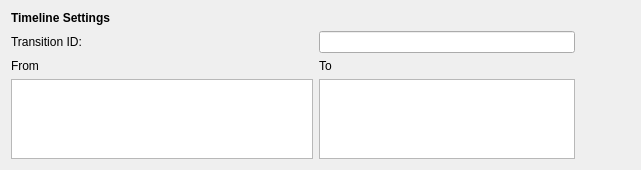
<?xml version="1.0" encoding="UTF-8"?>
<ui version="4.0">
 <class>QmlDesigner::TransitionForm</class>
 <widget class="QWidget" name="QmlDesigner::TransitionForm">
  <property name="geometry">
   <rect>
    <x>0</x>
    <y>0</y>
    <width>641</width>
    <height>170</height>
   </rect>
  </property>
  <layout class="QGridLayout" name="gridLayout">
   <item row="0" column="0">
    <widget class="QLabel" name="label">
     <property name="minimumSize">
      <size>
       <width>160</width>
       <height>0</height>
      </size>
     </property>
     <property name="font">
      <font>
       <weight>75</weight>
       <bold>true</bold>
      </font>
     </property>
     <property name="text">
      <string>Timeline Settings</string>
     </property>
    </widget>
   </item>
   <item row="3" column="1" colspan="2">
    <widget class="QListWidget" name="listWidgetTo"/>
   </item>
   <item row="1" column="0">
    <widget class="QLabel" name="label_5">
     <property name="text">
      <string>Transition ID:</string>
     </property>
     <property name="alignment">
      <set>Qt::AlignLeading|Qt::AlignLeft|Qt::AlignVCenter</set>
     </property>
    </widget>
   </item>
   <item row="1" column="3" colspan="2">
    <spacer name="horizontalSpacer_11">
     <property name="orientation">
      <enum>Qt::Horizontal</enum>
     </property>
     <property name="sizeHint" stdset="0">
      <size>
       <width>49</width>
       <height>20</height>
      </size>
     </property>
    </spacer>
   </item>
   <item row="3" column="0">
    <widget class="QListWidget" name="listWidgetFrom"/>
   </item>
   <item row="1" column="1" colspan="2">
    <widget class="QLineEdit" name="idLineEdit">
     <property name="text">
      <string/>
     </property>
    </widget>
   </item>
   <item row="2" column="0">
    <widget class="QLabel" name="label_2">
     <property name="text">
      <string>From</string>
     </property>
    </widget>
   </item>
   <item row="2" column="1">
    <widget class="QLabel" name="label_3">
     <property name="text">
      <string>To</string>
     </property>
    </widget>
   </item>
  </layout>
 </widget>
 <resources/>
 <connections/>
</ui>
